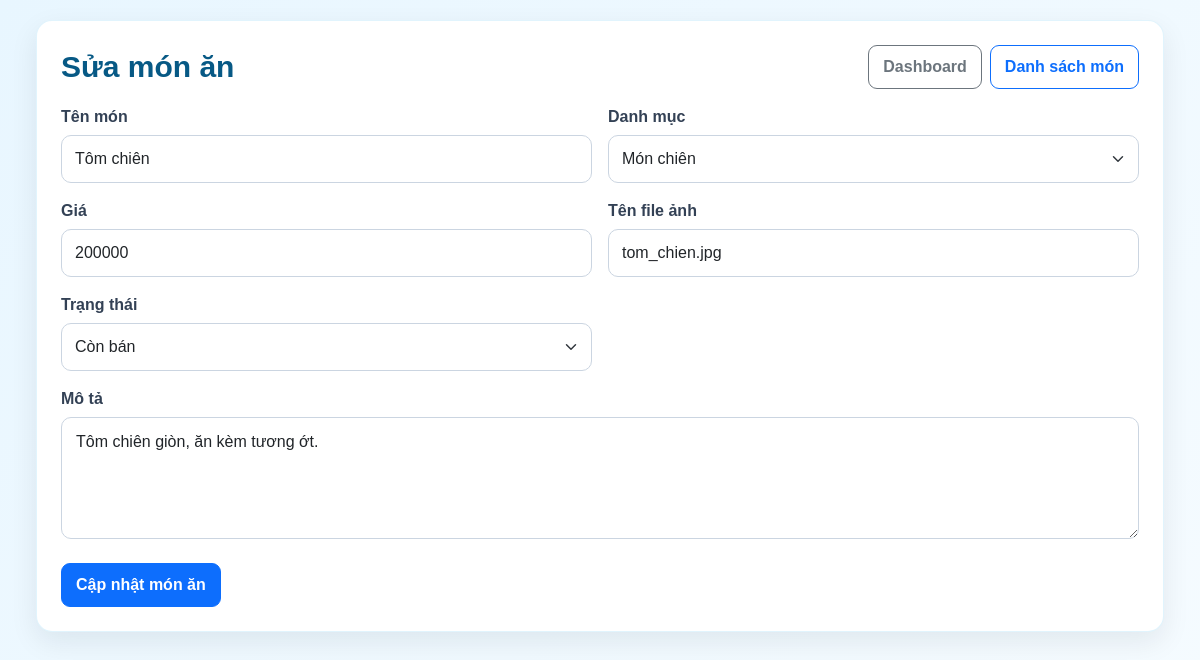
Page /admin/foods/edit.php?id=3 (signed in) on the committed database.
### tables this page shows
CREATE TABLE `foods` (
  `id` int(11) NOT NULL,
  `category_id` int(11) DEFAULT NULL,
  `food_name` varchar(100) DEFAULT NULL,
  `price` double DEFAULT NULL,
  `image` varchar(255) DEFAULT NULL,
  `description` text DEFAULT NULL,
  `status` varchar(50) DEFAULT NULL
);

CREATE TABLE `food_categories` (
  `id` int(11) NOT NULL,
  `category_name` varchar(100) DEFAULT NULL
);

### admin/auth.php (called while the page is built, shortened)
<?php
function e($value)
{
    return htmlspecialchars((string) $value, ENT_QUOTES, 'UTF-8');
}
?>

### admin/foods/edit.php (the view, shortened to what this page needs)
<?php
require_once __DIR__ . "/../auth.php";
$id = (int) ($_GET['id'] ?? 0);
function loadFoodCategories(mysqli $conn)
{
    $result = mysqli_query($conn, "SELECT id, category_name FROM food_categories ORDER BY id ASC");
    return $result;
}
$stmt = mysqli_prepare($conn, "SELECT * FROM foods WHERE id = ? LIMIT 1");
mysqli_stmt_bind_param($stmt, "i", $id);
mysqli_stmt_execute($stmt);
$foodResult = mysqli_stmt_get_result($stmt);
$form = mysqli_fetch_assoc($foodResult);
$categories = loadFoodCategories($conn);
?>
<!doctype html>
<html lang="vi">
<head>
    <link href="https://cdn.jsdelivr.net/npm/bootstrap@5.3.3/dist/css/bootstrap.min.css" rel="stylesheet">
    <link rel="stylesheet" href="/huongviet/assets/css/admin/base.css?v=<?php echo time(); ?>">
    <link rel="stylesheet" href="/huongviet/assets/css/admin/foods.css?v=<?php echo time(); ?>">
</head>
<body class="bg-light">
    <main class="container py-4">
        <div class="card border-0 shadow-sm">
            <div class="card-body p-4">
                <div class="d-flex flex-wrap justify-content-between align-items-center gap-3 mb-3">
                    <h1 class="h3 mb-0">Sửa món ăn</h1>
                    <div class="d-flex gap-2">
                        <a class="btn btn-outline-secondary" href="/huongviet/admin/dashboard.php">Dashboard</a>
                        <a class="btn btn-outline-primary" href="/huongviet/admin/foods/index.php">Danh sách món</a>
                    </div>
                </div>
                <form method="POST">
                    <div class="row g-3">
                        <div class="col-md-6">
                            <label class="form-label">Tên món</label>
                            <input type="text" name="food_name" class="form-control" value="<?php echo e($form['food_name']); ?>" required>
                        </div>
                        <div class="col-md-6">
                            <label class="form-label">Danh mục</label>
                            <select name="category_id" class="form-select" required>
                                <?php while ($category = mysqli_fetch_assoc($categories)) { ?>
                                    <option value="<?php echo (int) $category['id']; ?>" <?php echo (int) $form['category_id'] === (int) $category['id'] ? 'selected' : ''; ?>>
                                        <?php echo e($category['category_name']); ?>
                                    </option>
                                <?php } ?>
                            </select>
                        </div>
                        <div class="col-md-6">
                            <label class="form-label">Giá</label>
                            <input type="number" min="0" step="1000" name="price" class="form-control" value="<?php echo e($form['price']); ?>" required>
                        </div>
                        <div class="col-md-6">
                            <label class="form-label">Tên file ảnh</label>
                            <input type="text" name="image" class="form-control" value="<?php echo e($form['image']); ?>" placeholder="ga_nuong.jpg">
                        </div>
                        <div class="col-md-6">
                            <label class="form-label">Trạng thái</label>
                            <select name="status" class="form-select">
                                <option value="Còn bán" <?php echo $form['status'] === 'Còn bán' ? 'selected' : ''; ?>>Còn bán</option>
                            </select>
                        </div>
                        <div class="col-12">
                            <label class="form-label">Mô tả</label>
                            <textarea name="description" class="form-control" rows="4"><?php echo e($form['description']); ?></textarea>
                        </div>
                    </div>
                    <button type="submit" class="btn btn-primary mt-4">Cập nhật món ăn</button>
                </form>
            </div>
        </div>
    </main>
</body>
</html>

### assets/css/admin/base.css (style rules this page uses)
body { margin: 0; background: linear-gradient(135deg, #e8f6ff, #f5fbff); color: #1f2937; font-family: Arial, sans-serif; }
.admin-container, main.container, .navbar .container { width: min(1280px, 94%); max-width: none; }
.admin-container, main.container { margin: 0 auto; padding: 20px 0 50px !important; }
.admin-page-title h1, main h1.h3 { margin: 0 0 6px; font-size: 30px; font-weight: 900; color: #075985; }
.admin-card, .card { background: #ffffff; border-radius: 16px !important; padding: 0; box-shadow: 0 10px 28px rgba(15, 23, 42, 0.08) !important; border: 1px solid rgba(14, 165, 233, 0.12) !important; margin-bottom: 24px; }
.admin-btn, .btn { display: inline-block; padding: 9px 14px; border-radius: 9px !important; text-decoration: none; font-weight: 700; cursor: pointer; transition: 0.2s; }
.admin-filter-form label, .form-label { font-weight: 700; color: #334155; margin-bottom: 6px; }
.admin-filter-form input, .admin-filter-form select, .form-control, .form-select { width: 100%; border: 1px solid #cbd5e1; border-radius: 10px; padding: 11px 13px; outline: none; }
.admin-form-group input, .admin-form-group select, .admin-form-group textarea, textarea.form-control { border: 1px solid #cbd5e1; border-radius: 10px; padding: 12px 14px; outline: none; }

### rows in the picture
foods: food_name "Tôm chiên", category_id "Món chiên", price "200000", image "tom_chien.jpg", status "Còn bán", description "Tôm chiên giòn, ăn kèm tương ớt."
